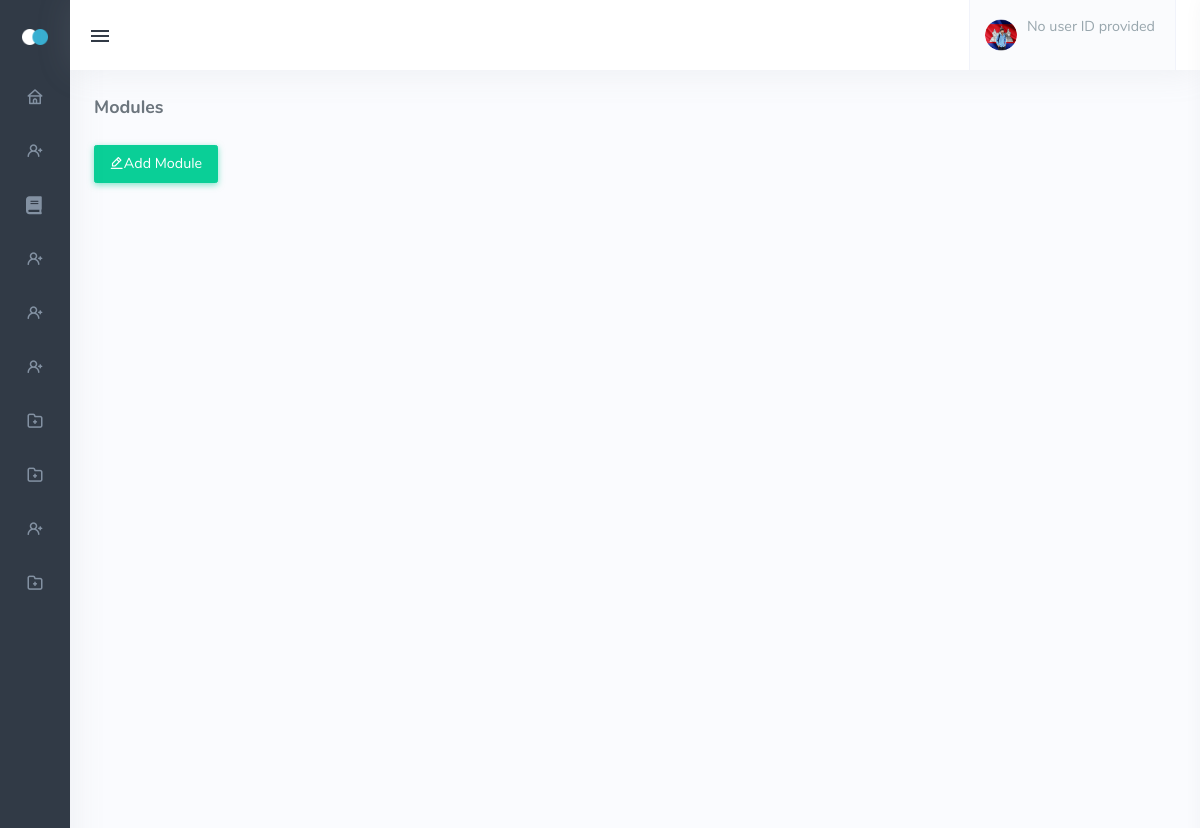
Page /admin_manage_lesson.php on the earlier database version.
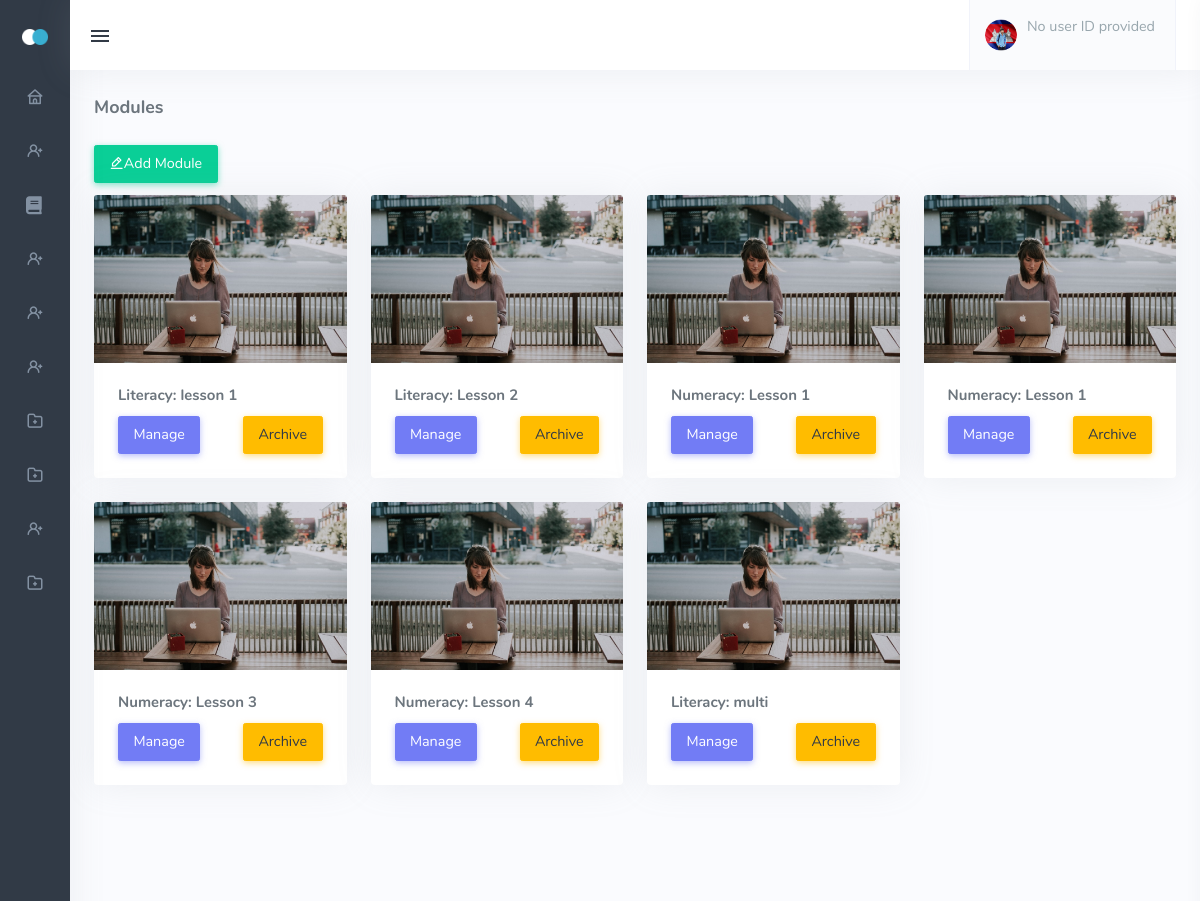
Same page on the later database version.
### tables this page shows
CREATE TABLE `tbl_lesson_files` (
  `lesson_files_id` int(11) NOT NULL,
  `lesson_id` int(11) NOT NULL,
  `lesson` text NOT NULL,
  `added_by` int(11) NOT NULL,
  `status` int(11) NOT NULL
);

CREATE TABLE `tbl_lesson` (
  `lesson_id` int(11) NOT NULL,
  `name` varchar(244) NOT NULL,
  `objective` text NOT NULL,
  `level` varchar(244) NOT NULL,
  `type` varchar(244) NOT NULL,
  `added_by` int(11) NOT NULL
);

### admin_manage_lesson.php (the view, shortened to what the changed rows need)
<!DOCTYPE html>
<html lang="en" class="menuitem-active">
<head>
    <link href="assets/css/icons.min.css" rel="stylesheet" type="text/css">
    <link href="assets/css/app.min.css" rel="stylesheet" type="text/css" id="light-style">
    <link href="assets/css/app-dark.min.css" rel="stylesheet" type="text/css" id="dark-style" disabled="disabled">
    <link rel="stylesheet" href="https://cdnjs.cloudflare.com/ajax/libs/font-awesome/5.15.3/css/all.min.css">
    <link href="assets/css/vendor/quill.core.css" rel="stylesheet" type="text/css" />
    <link href="assets/css/vendor/quill.snow.css" rel="stylesheet" type="text/css" />
</head>
<body class="show"
    data-layout-config="{&quot;leftSideBarTheme&quot;:&quot;dark&quot;,&quot;layoutBoxed&quot;:false, &quot;leftSidebarCondensed&quot;:false, &quot;leftSidebarScrollable&quot;:false,&quot;darkMode&quot;:false, &quot;showRightSidebarOnStart&quot;: true}"
    data-leftbar-theme="dark" data-leftbar-compact-mode="condensed" style="visibility: visible;">
    <div class="wrapper">
        <div class="content-page">
            <div class="content">
   <div class="container">
    <div class="row">
        <?php
        include 'dbcon.php';
        $sql = "SELECT tbl_lesson.lesson_id, tbl_lesson.name, tbl_lesson.level, tbl_lesson.type, tbl_lesson_files.lesson, tbl_lesson_files.status
        FROM tbl_lesson
        LEFT JOIN tbl_lesson_files ON tbl_lesson.lesson_id = tbl_lesson_files.lesson_id
        WHERE tbl_lesson_files.lesson_files_id = tbl_lesson.lesson_id AND tbl_lesson_files.status = 1";
        $result = mysqli_query($conn, $sql);
        if ($result && mysqli_num_rows($result) > 0) {
            while ($row = mysqli_fetch_assoc($result)) {
                ?>
                <div class="col-md-6 col-lg-3">
                    <div class="card d-block">
                        <img class="card-img-top" src="assets/images/small/small-1.jpg" alt="Card image cap">
                        <div class="card-body">
                            <?php if ($row['type'] == 'Literacy') { ?>
                                <h5 class="card-title">Literacy: <?php echo $row['name']; ?></h5>
                            <?php } else { ?>
                                <h5 class="card-title">Numeracy: <?php echo $row['name']; ?></h5>
                            <?php } ?>
                            <div class="d-flex justify-content-between gap-1">
                                <a class="btn btn-primary" href="#">Manage</a>
                                <a class="btn btn-warning" href="#">Archive</a>
                            </div>
                        </div>
                    </div>
                </div>
                <?php
            }
        }
        ?>
    </div>
</div>
        </div>
</body>
</html>

Differences in the rows shown:
now on this page (row edited): tbl_lesson_files: lesson.name "lesson 1"
now on this page (row edited): tbl_lesson_files: lesson.name "Lesson 2"
now on this page (row edited): tbl_lesson_files: lesson.name "Lesson 1"
now on this page (row edited): tbl_lesson_files: lesson.name "Lesson 1"
added tbl_lesson_files: lesson.name "Lesson 3"
added tbl_lesson_files: lesson.name "Lesson 4"
added tbl_lesson_files: lesson.name "multi"
